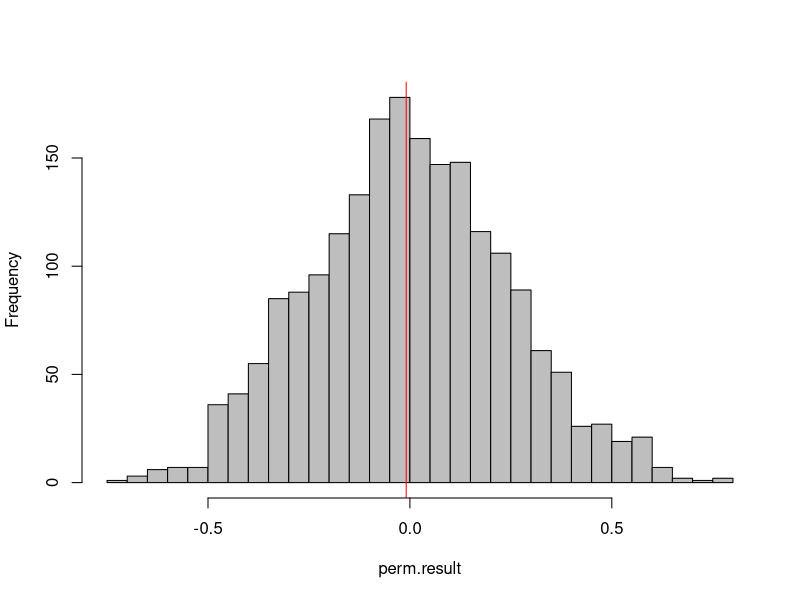
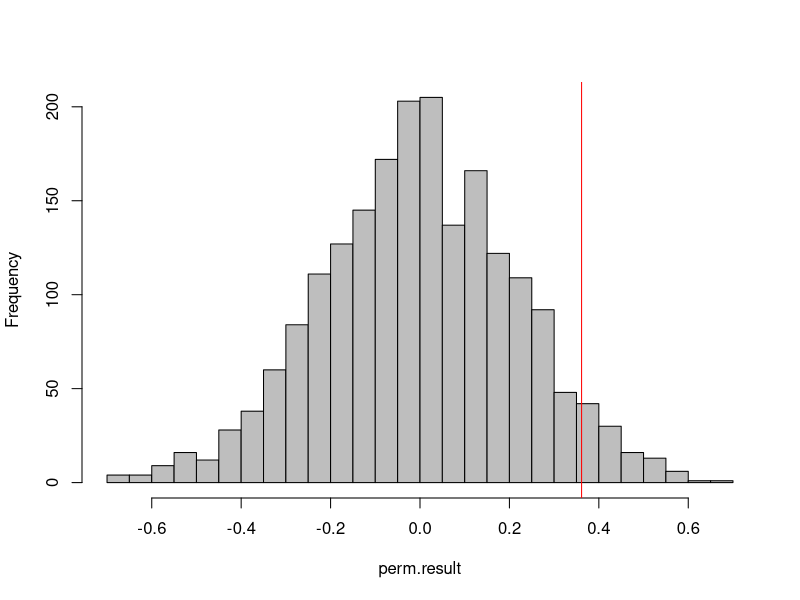
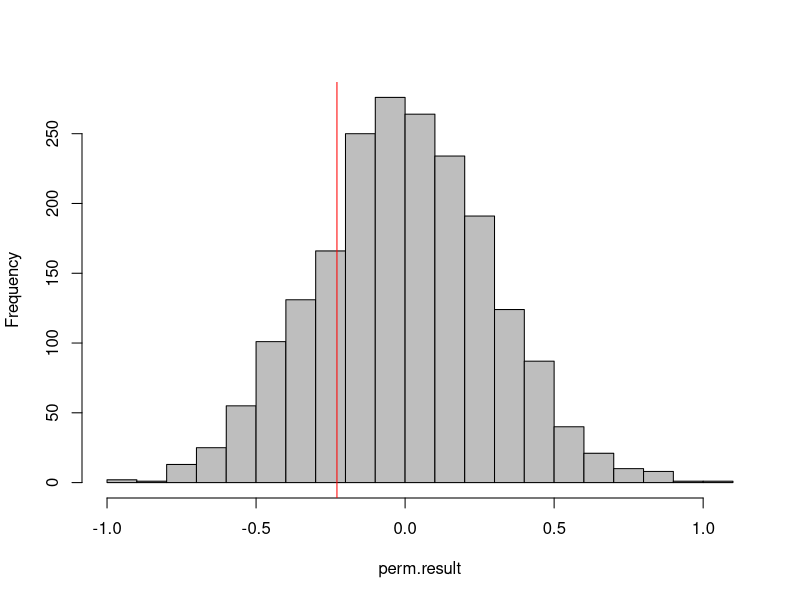
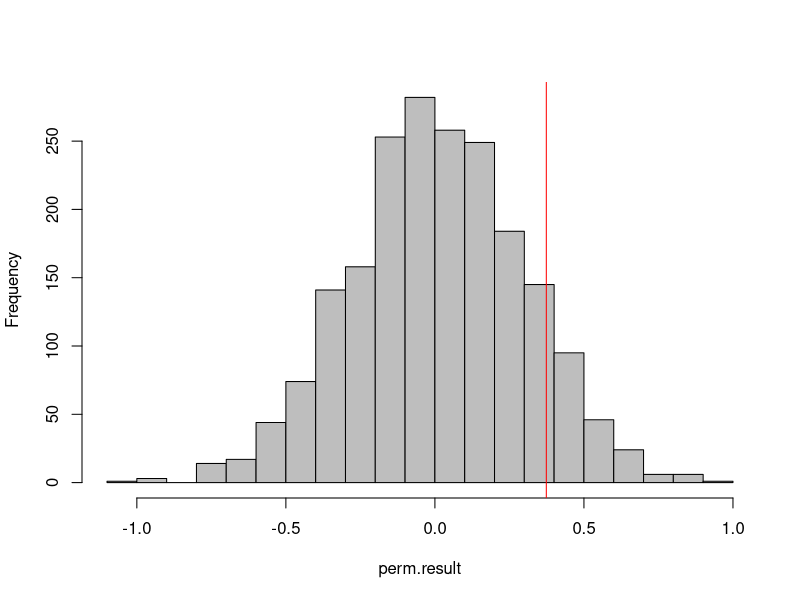
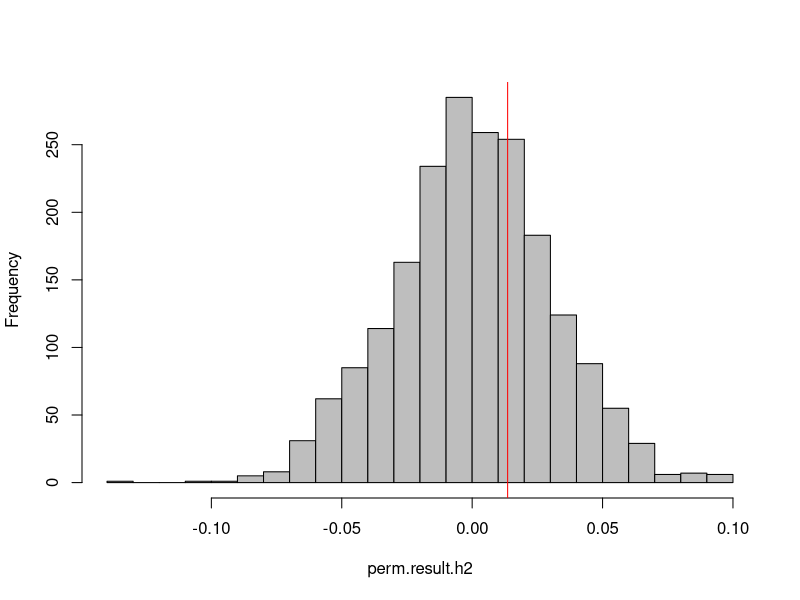

These charts were generated, in order, by the following R code:
### Assignment Week 5 - Permutation tests

library(tidyverse)

### Cleaning up/preparing data

## JD: Fixed directory case (try to match case for reproducibilty)
soc.data <- read_csv("Data/Sociability_Raw_Data.csv")

soc.data <- soc.data %>%
  mutate_at(vars(Block,Lineage,Sex),factor)

soc.data <- soc.data %>%
  gather(key=Q,value=score,Q1:Q8) %>%
  group_by(Generation,Block,Dish,Lineage,Sex) %>%
  summarise(AI=var(score)/mean(score)) %>%
  full_join(soc.data)

soc.data <- soc.data %>%
  ungroup() %>%
  mutate(Treatment = as.factor(str_sub(Lineage, 1,1)))

### JD: Looking for absence of significance here is common, but probably misguided (although it's fine for this exercise)
### A better way to control is to use interactions (treatment × generation), or to make a statistic for the difference.
### Hyp 1a - In generation 1, any difference in mean social score between the Up/Down selection treatments would be expected by chance, as there has been no treatment-related artificial selection at this point.

### JD: This is not a scientific hypothesis at all. You're saying that real differences should be detectable (presumably because you have enough power?). Instead you should say what differences you're expecting.
### Hyp 1b - In the latest generation (at this point, gen 9) selection should be causing the 2 treatments to become diverged, and differences at this point should not be expected by chance.
### I can look at these hypotheses with permutation tests that scramble the response variable (social score) with respect to treatment.

### I would like to be able to look at these hypotheses separately for males and females.
### Therefore, I'll make a generic function for the permutation test where the generation and sex being looked at can be easily modified.

set.seed(999)

soc.selection.perm <- function(Gen, sex, data = soc.data, nsim = 2000) {
  summarized.soc.data <- (data
                        %>% group_by(Generation, Treatment, Sex)
                        %>% summarise(mean_AI = mean(AI))
                        )
  # Observed mean difference
  obs.diff <- (summarized.soc.data
              %>% filter(Generation == Gen, Sex == sex, Treatment != "C")
              %>% pull(mean_AI)
              %>% diff()
              )
  print(obs.diff, message("Observed Difference"))
  # Permutation test
  perm.data <- filter(soc.data, Generation == Gen, Sex == sex, Treatment != "C")
  perm.result <- numeric(nsim)
  for (i in 1:nsim) {
    perm <- sample(nrow(perm.data))
    pdat <- transform(perm.data,
                      AI = AI[perm])
    perm.result[i] <- (pdat
                     %>% group_by(Treatment)
                     %>% summarise(mean_AI = mean(AI))
                     %>% pull(mean_AI)
                     %>% diff
    )
    }
  # add our actual observation to the result
  perm.result <- c(perm.result, obs.diff)
  
  hist(perm.result, col="gray",main = "", breaks = 24)
  abline(v=obs.diff, col = "red")
  p.val <- mean(abs(perm.result)>=abs(obs.diff))
  print(p.val, message("P-value"))
}

# Run the function separately for each generation and sex combination relating to the above hypotheses.

soc.selection.perm(Gen = 1, sex = "F")

soc.selection.perm(Gen = 9, sex = "F")

soc.selection.perm(Gen = 1, sex = "M")

soc.selection.perm(Gen = 9, sex = "M")

## JD: It would be nice to see some explanation of these P values. 
## What do you make of them? And why are they one-tailed?


#######################################################################

### Preface: I'm not exactly sure if the following makes sense...
### JD: Ha! Good that you're looking for an interaction.
### Still not liking the way you phrase th hypothesis
### Hyp 2 - I expect that the treatment-by-generation interaction estimated via a linear model should not be expected by chance. 
### (i.e. under the null hypothesis where the response variable (social score) is scrambled with respect to Treatment and Generation. 
### This is because divergence between treatments should be increasing with generation.

## For simplicity, I'll attempt this with just females

F.data <- filter(soc.data, Sex == "F", Treatment != "C")

# Calculate the observed interaction estimate
obs.inter <- coef(lm(AI ~ Treatment*Generation, data = F.data))[4]
names(obs.inter) <- NULL # just want the number

# Permutation
nsim <- 2000
perm.result.h2 <- numeric(nsim)
for (i in 1:nsim) {
  perm <- sample(nrow(F.data))
  pdat <- transform(F.data,
                    AI = AI[perm])
  perm.inter <- coef(lm(AI ~ Treatment*Generation, data = pdat))[4]
  names(perm.inter) <- NULL
  perm.result.h2[i] <- perm.inter
}

# add our actual observation to the result
perm.result.h2 <- c(perm.result.h2, obs.inter)

hist(perm.result.h2, col="gray",main = "", breaks = 24)
abline(v=obs.inter, col = "red")
p.val <- mean(abs(perm.result.h2)>=abs(obs.inter))
print(p.val)

# p val is basically the same as what is given from the summary of the model:
summary(lm(AI ~ Treatment*Generation, data = F.data))

## JD: Looking at the interaction coefficient as a statistic seems good (assuming you did it correctly), and it would have been good to explain that.
## Again, it seems like you should be using two tails

## JD: Grad 2/3 (good)
